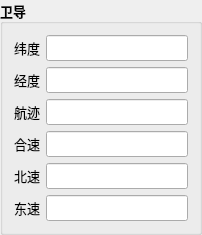
         <widget class="QGroupBox" name="groupBox_13">
          <property name="font">
           <font>
            <family>微软雅黑</family>
            <pointsize>10</pointsize>
            <weight>75</weight>
            <bold>true</bold>
           </font>
          </property>
          <property name="title">
           <string>卫导</string>
          </property>
          <layout class="QGridLayout" name="gridLayout_12">
           <item row="3" column="0">
            <widget class="QLabel" name="label_60">
             <property name="maximumSize">
              <size>
               <width>59</width>
               <height>16777215</height>
              </size>
             </property>
             <property name="font">
              <font>
               <family>微软雅黑</family>
               <pointsize>10</pointsize>
               <weight>50</weight>
               <bold>false</bold>
              </font>
             </property>
             <property name="text">
              <string>合速</string>
             </property>
            </widget>
           </item>
           <item row="4" column="0">
            <widget class="QLabel" name="label_61">
             <property name="maximumSize">
              <size>
               <width>59</width>
               <height>16777215</height>
              </size>
             </property>
             <property name="font">
              <font>
               <family>微软雅黑</family>
               <pointsize>10</pointsize>
               <weight>50</weight>
               <bold>false</bold>
              </font>
             </property>
             <property name="text">
              <string>北速</string>
             </property>
            </widget>
           </item>
           <item row="2" column="0">
            <widget class="QLabel" name="label_59">
             <property name="maximumSize">
              <size>
               <width>59</width>
               <height>16777215</height>
              </size>
             </property>
             <property name="font">
              <font>
               <family>微软雅黑</family>
               <pointsize>10</pointsize>
               <weight>50</weight>
               <bold>false</bold>
              </font>
             </property>
             <property name="text">
              <string>航迹</string>
             </property>
            </widget>
           </item>
           <item row="5" column="0">
            <widget class="QLabel" name="label_62">
             <property name="maximumSize">
              <size>
               <width>59</width>
               <height>16777215</height>
              </size>
             </property>
             <property name="font">
              <font>
               <family>微软雅黑</family>
               <pointsize>10</pointsize>
               <weight>50</weight>
               <bold>false</bold>
              </font>
             </property>
             <property name="text">
              <string>东速</string>
             </property>
            </widget>
           </item>
           <item row="1" column="0">
            <widget class="QLabel" name="label_58">
             <property name="maximumSize">
              <size>
               <width>59</width>
               <height>16777215</height>
              </size>
             </property>
             <property name="font">
              <font>
               <family>微软雅黑</family>
               <pointsize>10</pointsize>
               <weight>50</weight>
               <bold>false</bold>
              </font>
             </property>
             <property name="text">
              <string>经度</string>
             </property>
            </widget>
           </item>
           <item row="0" column="0">
            <widget class="QLabel" name="label_57">
             <property name="maximumSize">
              <size>
               <width>59</width>
               <height>16777215</height>
              </size>
             </property>
             <property name="font">
              <font>
               <family>微软雅黑</family>
               <pointsize>10</pointsize>
               <weight>50</weight>
               <bold>false</bold>
              </font>
             </property>
             <property name="text">
              <string>纬度</string>
             </property>
            </widget>
           </item>
           <item row="0" column="1">
            <widget class="QLineEdit" name="lineEdit_35">
             <property name="font">
              <font>
               <family>微软雅黑</family>
               <pointsize>10</pointsize>
               <weight>75</weight>
               <bold>true</bold>
              </font>
             </property>
             <property name="readOnly">
              <bool>true</bool>
             </property>
            </widget>
           </item>
           <item row="1" column="1">
            <widget class="QLineEdit" name="lineEdit_36">
             <property name="font">
              <font>
               <family>微软雅黑</family>
               <pointsize>10</pointsize>
               <weight>75</weight>
               <bold>true</bold>
              </font>
             </property>
             <property name="readOnly">
              <bool>true</bool>
             </property>
            </widget>
           </item>
           <item row="2" column="1">
            <widget class="QLineEdit" name="lineEdit_37">
             <property name="font">
              <font>
               <family>微软雅黑</family>
               <pointsize>10</pointsize>
               <weight>75</weight>
               <bold>true</bold>
              </font>
             </property>
             <property name="readOnly">
              <bool>true</bool>
             </property>
            </widget>
           </item>
           <item row="3" column="1">
            <widget class="QLineEdit" name="lineEdit_38">
             <property name="font">
              <font>
               <family>微软雅黑</family>
               <pointsize>10</pointsize>
               <weight>75</weight>
               <bold>true</bold>
              </font>
             </property>
             <property name="readOnly">
              <bool>true</bool>
             </property>
            </widget>
           </item>
           <item row="4" column="1">
            <widget class="QLineEdit" name="lineEdit_39">
             <property name="font">
              <font>
               <family>微软雅黑</family>
               <pointsize>10</pointsize>
               <weight>75</weight>
               <bold>true</bold>
              </font>
             </property>
             <property name="readOnly">
              <bool>true</bool>
             </property>
            </widget>
           </item>
           <item row="5" column="1">
            <widget class="QLineEdit" name="lineEdit_40">
             <property name="font">
              <font>
               <family>微软雅黑</family>
               <pointsize>10</pointsize>
               <weight>75</weight>
               <bold>true</bold>
              </font>
             </property>
             <property name="readOnly">
              <bool>true</bool>
             </property>
            </widget>
           </item>
          </layout>
         </widget>
